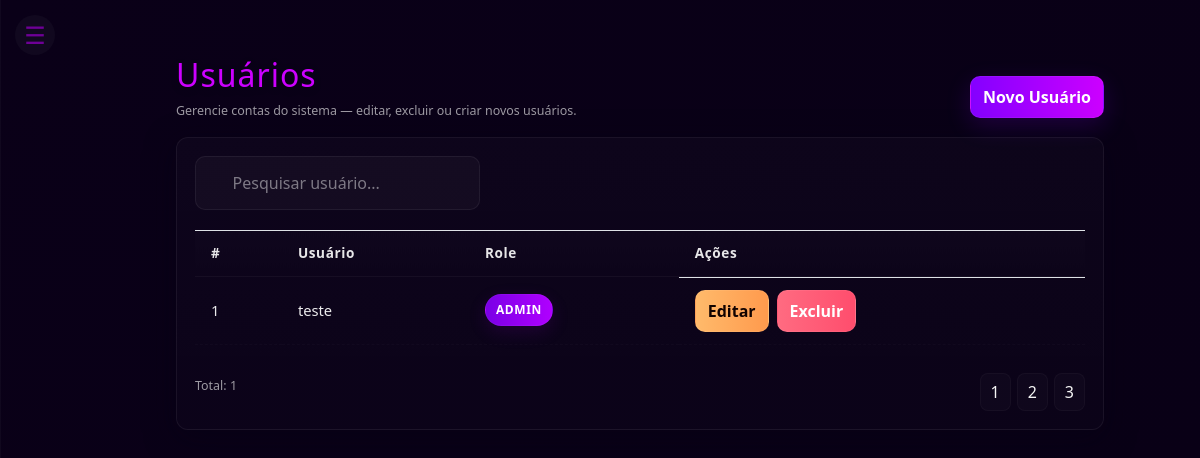
Screenshot of /admin/db (signed in) with the database file from the repository.
### src/models/Users.py (models this page shows, shortened)
class User(db.Model):
    __tablename__ = 'users'
    id = Column(Integer, primary_key=True)
    username = Column(String(80), unique=True, nullable=False)
    password_hash = Column(String(200), nullable=False)
    role = Column(Enum(UserRole), default='user')  # admin, supervisor, operator
    is_active = Column(Boolean, default=True)
    created_at = Column(DateTime(timezone=True), server_default=func.now())

### src/views/routes/blueprints/admin_routes.py (the view)
@adm_bp.route('/db', methods=['GET'])
@login_required
@role_required('admin')
def admin_db_viewer():
    users = User.query.all()
    delete_form = DeleteForm()
    return render_template('admin_pages/db_viewer.html', users=users, delete_form=delete_form)

### src/views/formularios/forms_auht.py
class DeleteForm(FlaskForm):
    submit = SubmitField('Excluir')

### src/views/templates/admin_pages/db_viewer.html (shortened to what this page needs)
{% extends "layouts/base.html" %}
{% block css %}
<link rel="stylesheet" href="{{ url_for('static', filename='styles/admin_pages/db_viewer.css') }}">
{% endblock %}
{% block content %}
<div class="main-content">
  <div class="flex-between fade-in">
    <div>
      <h2>Usuários</h2>
      <p class="small-text">Gerencie contas do sistema — editar, excluir ou criar novos usuários.</p>
    </div>
    <div>
      <a class="btn btn-primary" href="/register">Novo Usuário</a>
    </div>
  </div>
  <div class="card fade-in">
    <div class="filters">
      <div class="search">
        <svg width="16" height="16" viewBox="0 0 24 24" aria-hidden="true"><path fill="currentColor" d="M21 21l-4.35-4.35"></path></svg>
        <input type="text" placeholder="Pesquisar usuário..." name="q" />
      </div>
    </div>
    <div class="table-responsive">
      <table class="table">
        <thead>
          <tr>
            <th>#</th>
            <th>Usuário</th>
            <th>Role</th>
            <th>Ações</th>
          </tr>
        </thead>
        <tbody>
          {% for user in users %}
          <tr>
            <td>{{ user.id }}</td>
            <td>{{ user.username }}</td>
            <td>
              {% if user.role %}
                <span class="role-badge role-{{ user.role.name.lower() }}">{{ user.role.name.title() }}</span>
              {% else %}
                <span class="role-badge">—</span>
              {% endif %}
            </td>
            <td class="actions">
              <a class="btn btn-warning" href="{{ url_for('adm.edit_user', user_id=user.id) }}">Editar</a>
                <form method="post" action="{{ url_for('adm.delete_user', user_id=user.id) }}">
                    <button type="submit" class="btn btn-danger">Excluir</button>
                </form>
            </td>
          </tr>
          {% else %}
          <tr>
            <td colspan="4" class="center text-muted">Nenhum usuário encontrado.</td>
          </tr>
          {% endfor %}
        </tbody>
      </table>
    </div>
    <div class="flex-between">
      <div class="small-text">Total: {{ users|length }}</div>
      <div class="pagination" role="navigation" aria-label="Pagination">
        <div class="page-item">1</div>
        <div class="page-item">2</div>
        <div class="page-item">3</div>
      </div>
    </div>
  </div>
</div>
{% endblock %}

### src/views/static/styles/layouts/base.css (style rules this page uses)
:root { --primary-color: #8400ff; --secondary-color: #cc00ff; --dark-bg: #0a0018; --light-dark-bg: #1b0030; --text-color: whitesmoke; --text-muted: #adb5bd; }
body { margin: 0; font-family: 'Segoe UI', 'Roboto', Arial, sans-serif; color: var(--text-color); background: radial-gradient(circle at top left, var(--dark-bg) 0%, #090016 90%, #1b0030 100%); min-height: 100vh; }
a { color: var(--secondary-color); text-decoration: none; transition: color 0.3s; }
h1, h2 { color: var(--secondary-color); text-shadow: 0 2px 8px rgba(8, 0, 20, 0.2); letter-spacing: 1px; }
.main-content { padding: 20px; margin-left: 60px; transition: margin-left 0.3s; }

### src/views/static/styles/users_page/user_info.css (style rules this page uses)
:root { --primary-color: #8400ff; --secondary-color: #cc00ff; --dark-primary: #220042; --dark-bg: #0a0018; --text-color: whitesmoke; }

### rows the page displays
User: id "1", username "teste", role.name "ADMIN"

### other values shown
{{ users|length }} "1"
